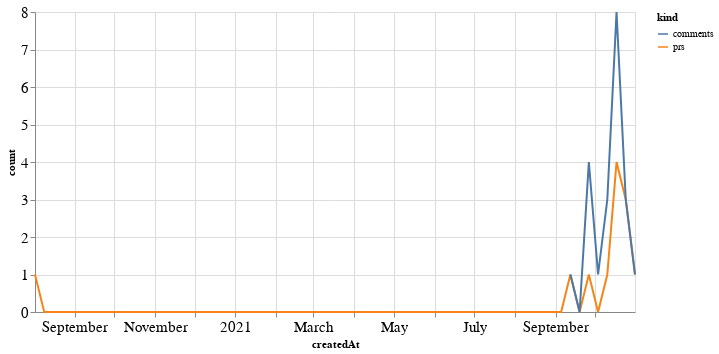

The notebook cell this image was saved under:
### Code cell
alt.Chart(total_time, width=600).mark_line().encode(
    x='createdAt',
    y='count',
    color='kind'
)

### Figure 1 — Vega-Lite specification as saved in the notebook (floating-point values rounded to 4 significant figures; data arrays with more than 128 entries replaced by an {"elided": "..."} marker saying what was removed)
{"config": {"axisLeft": {"labelFontSize": 15}, "axisBottom": {"labelFontSize": 15}}, "data": {"name": "data-fadaf265b1d190836fe79be30ea10056"}, "mark": "line", "encoding": {"color": {"type": "nominal", "field": "kind"}, "x": {"type": "temporal", "field": "createdAt"}, "y": {"type": "quantitative", "field": "count"}}, "width": 600, "$schema": "https://vega.github.io/schema/vega-lite/v4.8.1.json", "datasets": {"data-fadaf265b1d190836fe79be30ea10056": {"elided": "132 records"}}}
